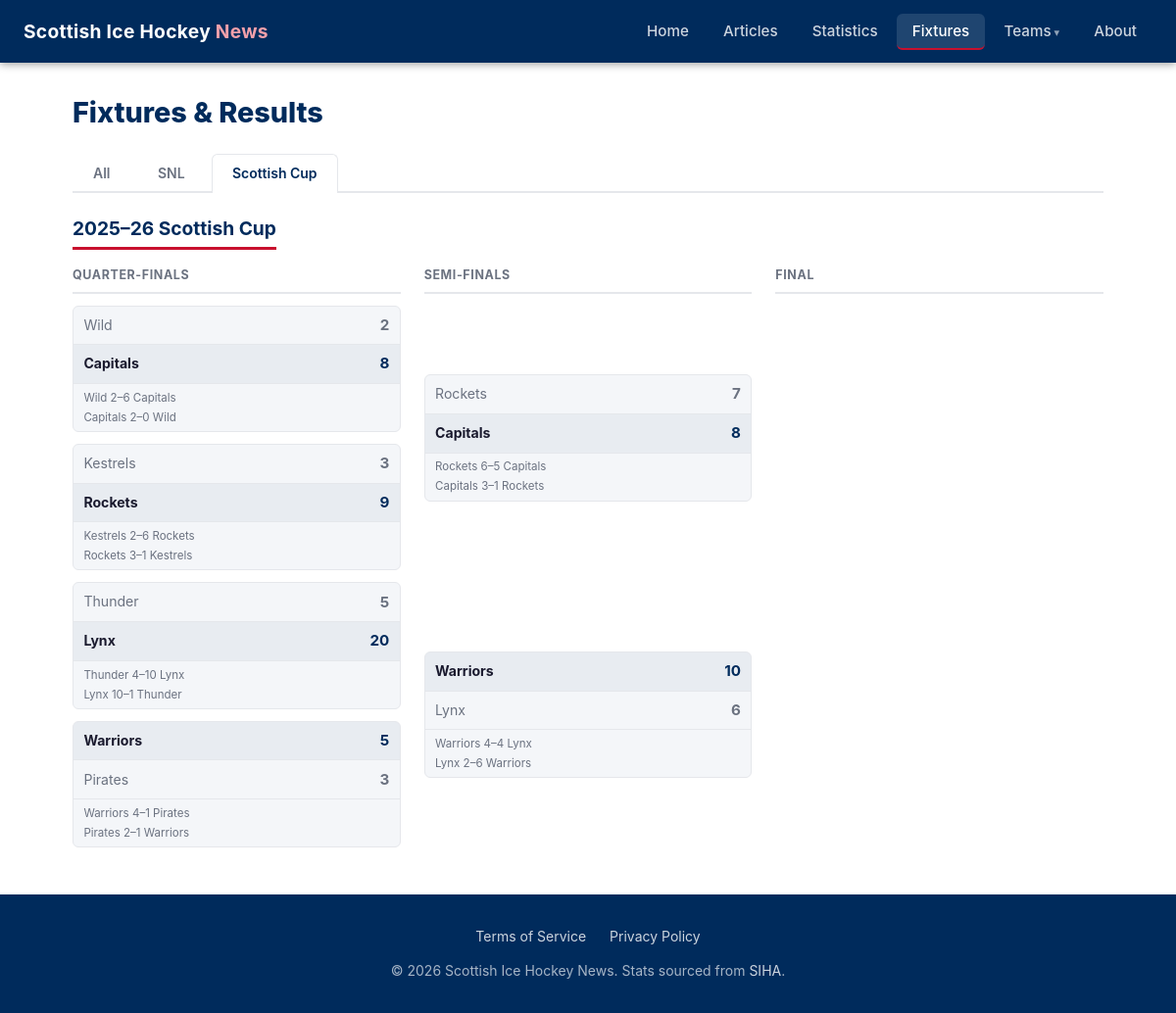
Page /fixtures/?comp=Scottish+Cup on the earlier database version.
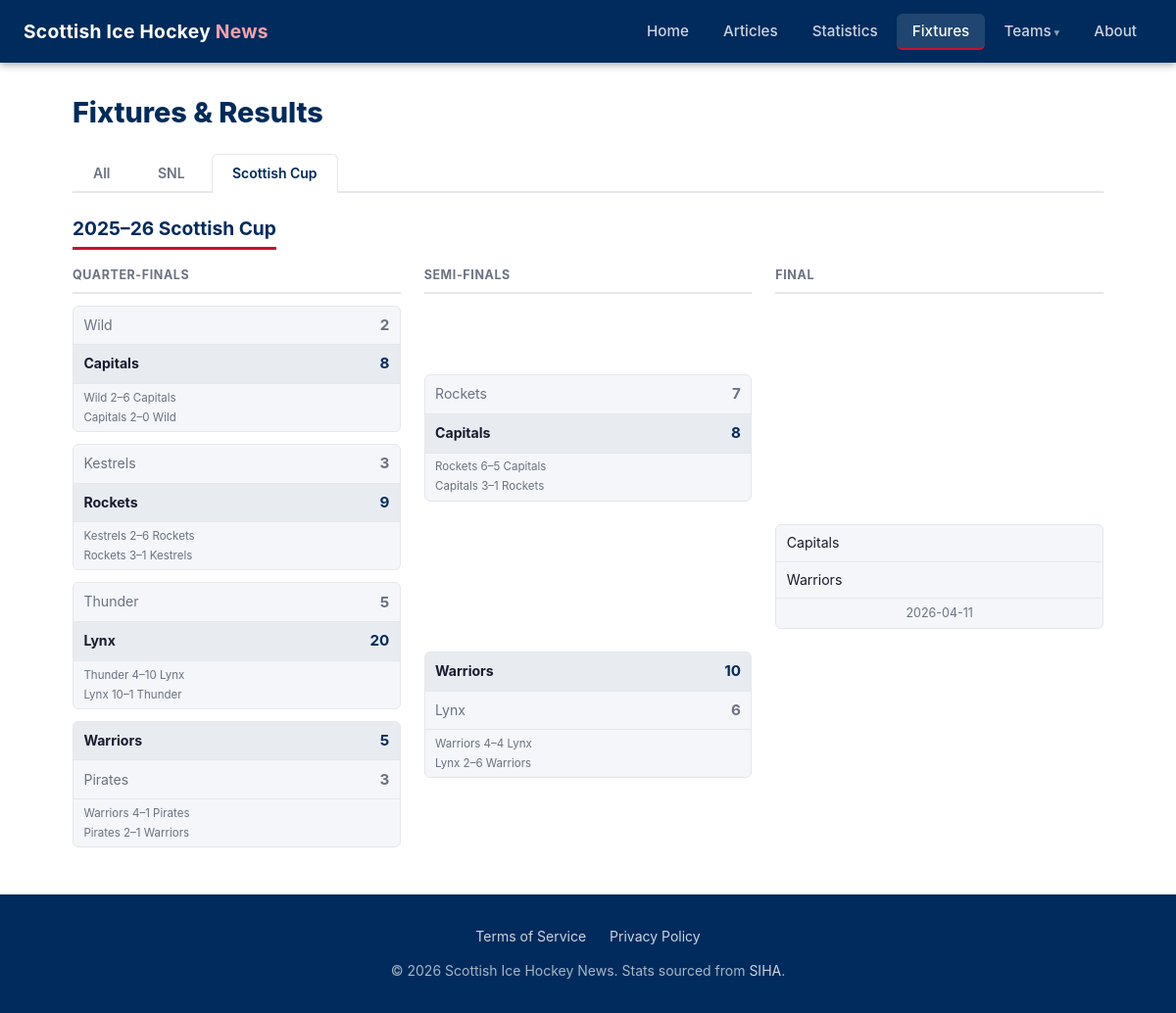
Same page on the later database version.
### tables this page shows
CREATE TABLE fixtures (
            event_id       INTEGER PRIMARY KEY,
            competition_id INTEGER NOT NULL REFERENCES competitions(id),
            date           TEXT,
            home_team_id   INTEGER REFERENCES teams(id),
            away_team_id   INTEGER REFERENCES teams(id),
            home_score     INTEGER,
            away_score     INTEGER,
            status         TEXT    NOT NULL DEFAULT 'scheduled',
            scraped_at     TEXT    NOT NULL
        , event_url TEXT, season TEXT NOT NULL DEFAULT '2025-26');

CREATE TABLE teams (
            id   INTEGER PRIMARY KEY,
            slug TEXT    NOT NULL UNIQUE,
            name TEXT    NOT NULL
        );

### web/app.py (the view)
@app.route("/fixtures/")
def fixtures():
    season = request.args.get("season", CURRENT_SEASON)
    if season not in SEASONS:
        season = CURRENT_SEASON
    comp = request.args.get("comp", "all")
    all_fixtures = db_queries.get_all_fixtures(comp, season=season)
    upcoming = [f for f in all_fixtures if f["status"] == "scheduled"]
    results = [f for f in all_fixtures if f["status"] == "final"]
    bracket = None
    if comp == "Scottish Cup" and season == CURRENT_SEASON:
        all_ids = [eid for rd in CUP_BRACKET for leg in rd["matchups"] for eid in leg]
        bracket = _build_cup_bracket(db_queries.get_fixtures_by_ids(all_ids))
    return render_template(
        "fixtures.html",
        comp=comp,
        competitions=["all"] + COMPETITIONS,
        season=season,
        seasons=SEASONS,
        upcoming=upcoming,
        results=results,
        bracket=bracket,
    )

### web/app.py (called while the page is built)
@app.template_filter("short_name")
def short_name_filter(db_name):
    return TEAM_DISPLAY.get(db_name, {}).get("short", db_name)

@app.context_processor
def inject_globals():
    return {
        "current_year": date.today().year,
        "team_display": TEAM_DISPLAY,
        "static_version": STATIC_VERSION,
    }

### web/db_queries.py (called while the page is built)
def get_connection():
    conn = sqlite3.connect(DB_PATH)
    conn.row_factory = sqlite3.Row
    conn.execute("PRAGMA journal_mode=WAL")
    conn.execute("PRAGMA foreign_keys=ON")
    return conn

def get_all_fixtures(comp_name="all", season=CURRENT_SEASON):
    conn = get_connection()
    try:
        rows = conn.execute(
            """
            SELECT f.event_id, f.date, f.home_score, f.away_score, f.status,
                   ht.name AS home_team, at.name AS away_team,
                   c.name AS competition
            FROM fixtures f
            JOIN teams ht ON ht.id = f.home_team_id
            JOIN teams at ON at.id = f.away_team_id
            JOIN competitions c ON c.id = f.competition_id
            WHERE f.season = ?
              AND (? = 'all' OR c.name = ?)
            ORDER BY f.status ASC,
                     COALESCE(f.date, 'z') DESC,
                     f.event_id DESC
            """,
            (season, comp_name, comp_name),
        ).fetchall()
        return [dict(r) for r in rows]
    finally:
        conn.close()

def get_fixtures_by_ids(event_ids):
    if not event_ids:
        return {}
    conn = get_connection()
    try:
        placeholders = ','.join('?' * len(event_ids))
        rows = conn.execute(
            f"""
            SELECT f.event_id, f.date, f.status, f.home_score, f.away_score,
                   ht.name AS home_team, at.name AS away_team
            FROM fixtures f
            JOIN teams ht ON ht.id = f.home_team_id
            JOIN teams at ON at.id = f.away_team_id
            WHERE f.event_id IN ({placeholders})
            """,
            event_ids,
        ).fetchall()
        return {r['event_id']: dict(r) for r in rows}
    finally:
        conn.close()

### web/templates/fixtures.html (shortened to what this page needs)
{% extends "base.html" %}
{% block content %}
<h1 class="page-title">Fixtures &amp; Results</h1>
<div class="comp-tabs">
  {% for c in competitions %}
    <a href="{{ url_for('fixtures', comp=c) }}"
       class="comp-tab {{ 'active' if c == comp else '' }}">
      {{ 'All' if c == 'all' else c }}
    </a>
  {% endfor %}
</div>
{% if bracket %}
  <h2 class="section-title">2025–26 Scottish Cup</h2>
  <div class="bracket">
    {% for rnd in bracket %}
      <div class="bracket-round">
        <div class="bracket-round-name">{{ rnd.name }}</div>
        <div class="bracket-slots">
          {% for m in rnd.matchups %}
            <div class="bracket-slot">
              <div class="bracket-match">
                <div class="bracket-team {{ 'winner' if m.winner == m.team1 else ('loser' if m.winner else '') }}">
                  <span class="bracket-team-name">{{ m.team1 | short_name }}</span>
                  {% if m.t1_agg is not none %}
                    <span class="bracket-agg">{{ m.t1_agg }}</span>
                  {% endif %}
                </div>
                <div class="bracket-team {{ 'winner' if m.winner == m.team2 else ('loser' if m.winner else '') }}">
                  <span class="bracket-team-name">{{ m.team2 | short_name }}</span>
                  {% if m.t2_agg is not none %}
                    <span class="bracket-agg">{{ m.t2_agg }}</span>
                  {% endif %}
                </div>
                {% if m.status == 'final' and m.legs | length >= 2 %}
                  <div class="bracket-legs">
                    {% for leg in m.legs %}
                      <a href="{{ url_for('event_detail', event_id=leg.event_id) }}" class="bracket-leg-link">
                        {{ leg.home_team | short_name }} {{ leg.home_score }}–{{ leg.away_score }} {{ leg.away_team | short_name }}
                      </a>
                    {% endfor %}
                  </div>
                {% elif m.status == 'final' and m.legs %}
                  <div class="bracket-legs">
                    <a href="{{ url_for('event_detail', event_id=m.legs[0].event_id) }}" class="bracket-leg-link">
                      {{ m.legs[0].home_team | short_name }} {{ m.t1_agg }}–{{ m.t2_agg }} {{ m.legs[0].away_team | short_name }}
                    </a>
                  </div>
                {% elif m.status == 'scheduled' and m.date %}
                  <div class="bracket-date">{{ m.date }}</div>
                {% endif %}
              </div>
            </div>
          {% endfor %}
        </div>
      </div>
    {% endfor %}
  </div>
{% endif %}
{% endblock %}

### web/templates/base.html (shortened to what this page needs)
<!DOCTYPE html>
<html lang="en">
<head>
  <link rel="stylesheet" href="{{ url_for('static', filename='css/style.css') }}?v={{ static_version }}">
</head>
<body>
<header>
  <a class="site-title" href="{{ url_for('home') }}">
    Scottish Ice Hockey <span>News</span>
  </a>
  <nav id="mainNav">
    <ul>
      <li><a href="{{ url_for('home') }}"
             class="{{ 'active' if request.endpoint == 'home' else '' }}">Home</a></li>
      <li><a href="{{ url_for('articles_list') }}"
             class="{{ 'active' if request.endpoint in ('articles_list', 'article_detail') else '' }}">Articles</a></li>
      <li><a href="{{ url_for('statistics') }}"
             class="{{ 'active' if request.endpoint in ('statistics', 'stats_skaters', 'stats_netminders') else '' }}">Statistics</a></li>
      <li><a href="{{ url_for('fixtures') }}"
             class="{{ 'active' if request.endpoint in ('fixtures', 'event_detail') else '' }}">Fixtures</a></li>
      <li class="nav-dropdown">
        <a href="{{ url_for('teams_list') }}"
           class="{{ 'active' if request.endpoint in ('teams_list', 'team_detail') else '' }}">Teams</a>
      </li>
      <li><a href="{{ url_for('about') }}"
             class="{{ 'active' if request.endpoint == 'about' else '' }}">About</a></li>
    </ul>
  </nav>
</header>
<main>
  {% block content %}{% endblock %}
</main>
<footer>
  <div class="footer-links">
    <a href="{{ url_for('terms') }}">Terms of Service</a>
    <a href="{{ url_for('privacy') }}">Privacy Policy</a>
  </div>
  <p>&copy; {{ current_year }} Scottish Ice Hockey News. Stats sourced from <a href="https://www.siha-uk.co.uk" target="_blank" rel="noopener">SIHA</a>.</p>
</footer>
</body>
</html>

### web/static/css/style.css (style rules this page uses)
:root { --primary: #002B5C; --accent: #C8102E; --bg: #ffffff; --bg-subtle: #f4f6f9; --text: #1a1a2e; --text-muted: #6b7280; --border: #e5e7eb; --nav-height: 64px; --radius: 6px; }
*, *::before, *::after { box-sizing: border-box; margin: 0; padding: 0; }
body { font-family: -apple-system, BlinkMacSystemFont, 'Segoe UI', Roboto, sans-serif; color: var(--text); background: var(--bg); line-height: 1.6; min-height: 100vh; display: flex; flex-direction: column; }
main { flex: 1; }
a { color: var(--primary); }
header { background: var(--primary); color: #fff; height: var(--nav-height); display: flex; align-items: center; padding: 0 1.5rem; position: sticky; top: 0; z-index: 100; box-shadow: 0 2px 8px rgba(0, 0, 0, 0.35); }
.site-title { font-size: 1.2rem; font-weight: 700; color: #fff; text-decoration: none; margin-right: auto; letter-spacing: 0.3px; }
.site-title span { color: #f4a0aa; }
nav > ul { list-style: none; display: flex; gap: 0.2rem; }
nav a { color: rgba(255, 255, 255, 0.8); text-decoration: none; padding: 0.5rem 1rem; border-radius: var(--radius); font-size: 0.95rem; font-weight: 500; transition: background 0.15s, color 0.15s; white-space: nowrap; }
nav a.active { color: #fff; background: rgba(255, 255, 255, 0.12); border-bottom: 2px solid var(--accent); }
.nav-dropdown { position: relative; }
.nav-dropdown > a::after { content: ' ▾'; font-size: 0.7rem; opacity: 0.7; }
main { max-width: 1100px; margin: 0 auto; padding: 2rem 1.5rem; width: 100%; }
h1, h2, h3 { line-height: 1.3; }
.page-title { font-size: 1.8rem; font-weight: 800; color: var(--primary); margin-bottom: 1.5rem; }
.section-title { font-size: 1.2rem; font-weight: 700; color: var(--primary); margin-bottom: 1rem; padding-bottom: 0.4rem; border-bottom: 3px solid var(--accent); display: inline-block; }
.comp-tabs { display: flex; gap: 0.4rem; border-bottom: 2px solid var(--border); margin-bottom: 1.5rem; }
.comp-tab { padding: 0.5rem 1.25rem; border-radius: var(--radius) var(--radius) 0 0; text-decoration: none; font-weight: 600; font-size: 0.875rem; color: var(--text-muted); border: 1px solid transparent; border-bottom: none; margin-bottom: -2px; transition: color 0.15s; }
.comp-tab.active { background: var(--bg); color: var(--primary); border-color: var(--border); border-bottom-color: var(--bg); }
.bracket { display: flex; gap: 1.5rem; overflow-x: auto; padding-bottom: 1rem; align-items: stretch; }
.bracket-round { flex: 1; min-width: 160px; display: flex; flex-direction: column; }
.bracket-round-name { font-size: 0.78rem; font-weight: 700; text-transform: uppercase; letter-spacing: 0.6px; color: var(--text-muted); margin-bottom: 0.75rem; padding-bottom: 0.4rem; border-bottom: 2px solid var(--border); white-space: nowrap; }
.bracket-slots { display: flex; flex-direction: column; justify-content: space-around; flex: 1; gap: 0.75rem; }
.bracket-slot { flex: 1; display: flex; align-items: center; }
.bracket-match { width: 100%; border: 1px solid var(--border); border-radius: var(--radius); overflow: hidden; background: var(--bg-subtle); }
.bracket-team { display: flex; justify-content: space-between; align-items: center; padding: 0.45rem 0.65rem; font-size: 0.88rem; gap: 0.5rem; }
.bracket-team + .bracket-team { border-top: 1px solid var(--border); }
.bracket-team.winner { font-weight: 700; background: rgba(0, 43, 92, 0.05); }
.bracket-team.loser { color: var(--text-muted); }
.bracket-team-name { flex: 1; white-space: nowrap; overflow: hidden; text-overflow: ellipsis; }
.bracket-agg { font-weight: 700; font-size: 0.95rem; min-width: 20px; text-align: right; }
.bracket-team.winner .bracket-agg { color: var(--primary); }
.bracket-legs { border-top: 1px solid var(--border); padding: 0.3rem 0.65rem; display: flex; flex-direction: column; gap: 0.1rem; }
.bracket-leg-link { font-size: 0.72rem; color: var(--text-muted); text-decoration: none; white-space: nowrap; }
.bracket-date { border-top: 1px solid var(--border); padding: 0.3rem 0.65rem; font-size: 0.78rem; color: var(--text-muted); text-align: center; }
footer { background: var(--primary); color: rgba(255, 255, 255, 0.65); text-align: center; padding: 2rem 1.5rem; font-size: 0.875rem; margin-top: auto; }
footer a { color: rgba(255, 255, 255, 0.8); text-decoration: none; }
.footer-links { display: flex; justify-content: center; gap: 1.5rem; margin-bottom: 0.75rem; }

Differences in the rows shown:
added fixtures: team1|short_name "Capitals", team2|short_name "Warriors", date "2026-04-11", shown under "FINAL"
